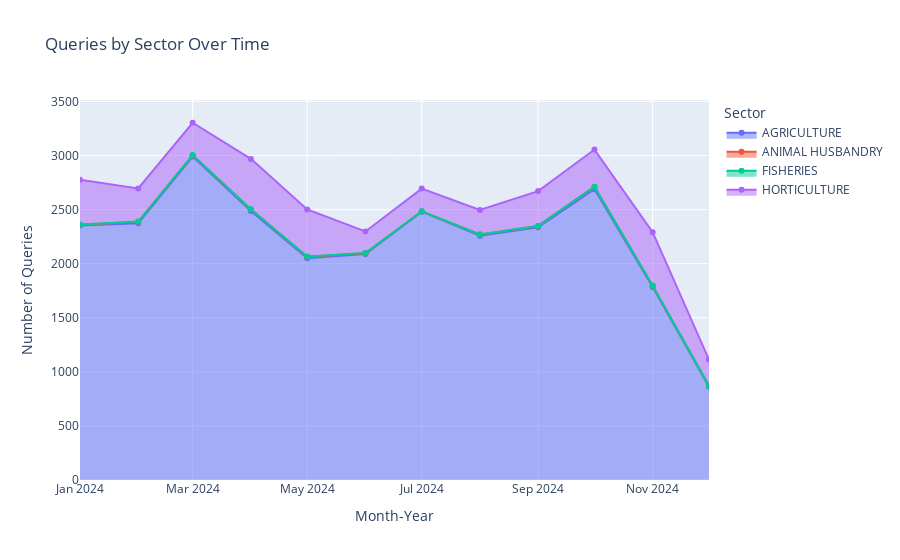

The notebook cell saved with this chart:
### Code cell
df['CreatedOn'] = pd.to_datetime(df['CreatedOn'], errors='coerce')
df['Month_Year'] = df['CreatedOn'].dt.to_period('M').astype(str)
# Count queries grouped by Month and Sector
sector_time = df.groupby(['Month_Year', 'Sector']).size().reset_index(name='Query Count')

#  Area Chart
fig1 = px.area(sector_time, x='Month_Year', y='Query Count', color='Sector',
               title='Queries by Sector Over Time', markers=True)
fig1.update_layout(xaxis_title='Month-Year', yaxis_title='Number of Queries')
fig1.show()

### Figure 1 — Plotly figure (JSON) as saved in the notebook; plotly's stock layout.template omitted (floating-point values rounded to 4 significant figures)
{"data": [{"fillpattern": {"shape": ""}, "hovertemplate": "Sector=AGRICULTURE<br>Month_Year=%{x}<br>Query Count=%{y}<extra></extra>", "legendgroup": "AGRICULTURE", "line": {"color": "#636efa"}, "marker": {"symbol": "circle"}, "mode": "lines+markers", "name": "AGRICULTURE", "orientation": "v", "showlegend": true, "stackgroup": "1", "type": "scatter", "x": ["2024-01", "2024-02", "2024-03", "2024-04", "2024-05", "2024-06", "2024-07", "2024-08", "2024-09", "2024-10", "2024-11", "2024-12", "NaT"], "xaxis": "x", "y": [2352, 2373, 2990, 2488, 2051, 2089, 2481, 2258, 2336, 2689, 1784, 863, 12544], "yaxis": "y"}, {"fillpattern": {"shape": ""}, "hovertemplate": "Sector=ANIMAL HUSBANDRY<br>Month_Year=%{x}<br>Query Count=%{y}<extra></extra>", "legendgroup": "ANIMAL HUSBANDRY", "line": {"color": "#EF553B"}, "marker": {"symbol": "circle"}, "mode": "lines+markers", "name": "ANIMAL HUSBANDRY", "orientation": "v", "showlegend": true, "stackgroup": "1", "type": "scatter", "x": ["2024-01", "2024-02", "2024-03", "2024-04", "2024-05", "2024-06", "2024-07", "2024-08", "2024-09", "2024-10", "2024-11", "2024-12", "NaT"], "xaxis": "x", "y": [8, 14, 12, 15, 14, 8, 3, 12, 13, 23, 11, 7, 88], "yaxis": "y"}, {"fillpattern": {"shape": ""}, "hovertemplate": "Sector=FISHERIES<br>Month_Year=%{x}<br>Query Count=%{y}<extra></extra>", "legendgroup": "FISHERIES", "line": {"color": "#00cc96"}, "marker": {"symbol": "circle"}, "mode": "lines+markers", "name": "FISHERIES", "orientation": "v", "showlegend": true, "stackgroup": "1", "type": "scatter", "x": ["2024-01", "2024-02", "2024-03", "2024-04", "2024-05", "2024-06", "2024-08", "2024-11", "NaT"], "xaxis": "x", "y": [2, 2, 2, 1, 2, 1, 1, 2, 4], "yaxis": "y"}, {"fillpattern": {"shape": ""}, "hovertemplate": "Sector=HORTICULTURE<br>Month_Year=%{x}<br>Query Count=%{y}<extra></extra>", "legendgroup": "HORTICULTURE", "line": {"color": "#ab63fa"}, "marker": {"symbol": "circle"}, "mode": "lines+markers", "name": "HORTICULTURE", "orientation": "v", "showlegend": true, "stackgroup": "1", "type": "scatter", "x": ["2024-01", "2024-02", "2024-03", "2024-04", "2024-05", "2024-06", "2024-07", "2024-08", "2024-09", "2024-10", "2024-11", "2024-12", "NaT"], "xaxis": "x", "y": [415, 306, 299, 465, 435, 200, 210, 226, 322, 343, 494, 243, 2126], "yaxis": "y"}], "layout": {"legend": {"title": {"text": "Sector"}, "tracegroupgap": 0}, "title": {"text": "Queries by Sector Over Time"}, "xaxis": {"anchor": "y", "domain": [0, 1], "title": {"text": "Month-Year"}}, "yaxis": {"anchor": "x", "domain": [0, 1], "title": {"text": "Number of Queries"}}}}
